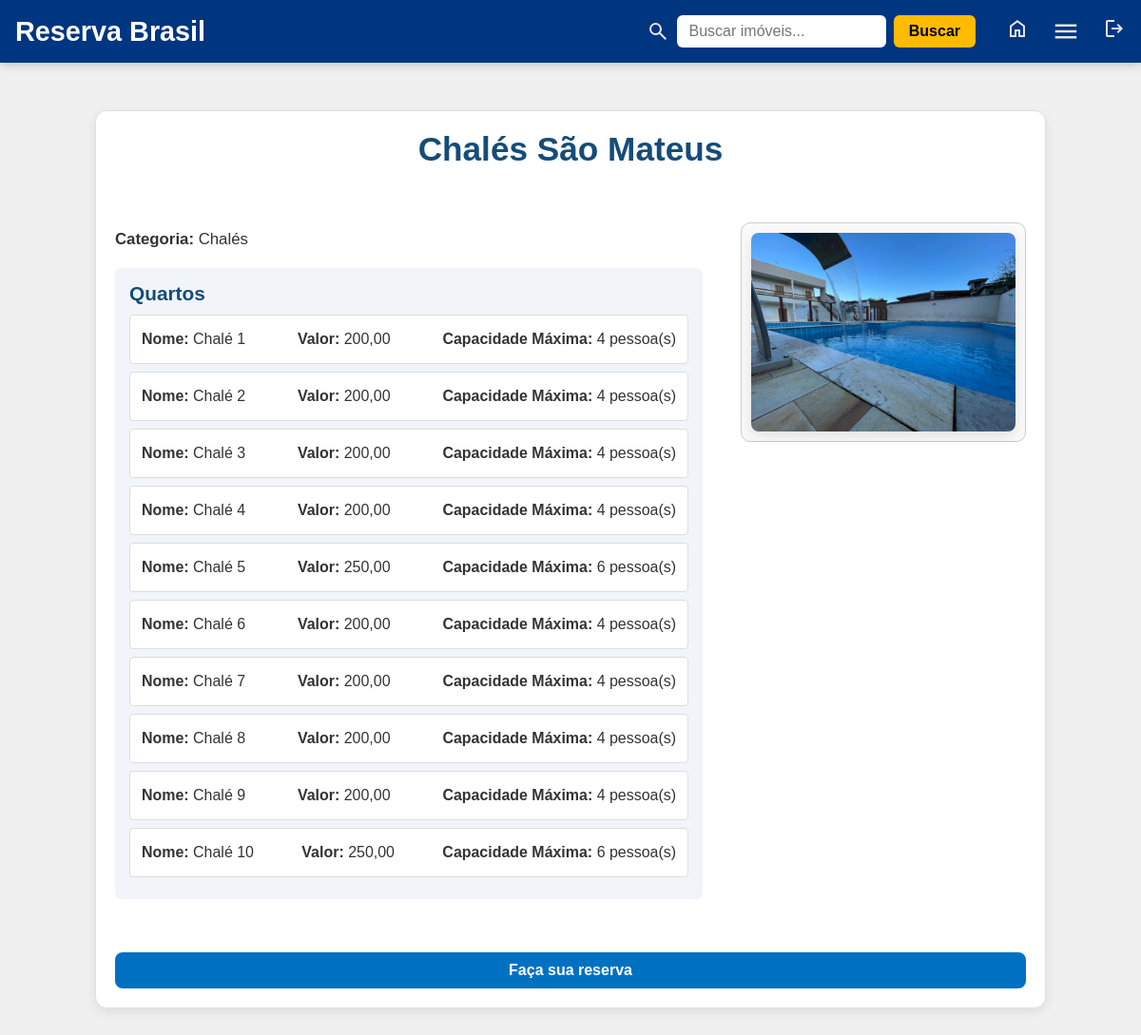
/property/10/ (signed in), run on the app's committed database.
### core/models.py (models this page shows, shortened)
class Property(models.Model):
    owner = models.ForeignKey(
        User,
        on_delete=models.CASCADE,
        null=True,
        blank=True,
        related_name="properties"
    )
    image = models.ImageField(null=True, blank=True)
    name = models.CharField(max_length=200)
    id_property = models.AutoField(primary_key=True)
    price = models.DecimalField(max_digits=10, decimal_places=2, null=True, blank=True)
    rate = models.DecimalField(max_digits=10, decimal_places=2, null=True, blank=True)
    active = models.BooleanField(default=True)
    category = models.ForeignKey(Category, null=True, blank=True, on_delete=models.SET_NULL)
    typeProperty = models.ForeignKey(Type, null=True, blank=True, on_delete=models.SET_NULL)
    description = models.TextField(max_length=800, null=True, blank=True)

class Category(models.Model):
    name = models.CharField(max_length=200)

class Room(models.Model):
    property = models.ForeignKey(Property, on_delete=models.CASCADE, related_name='rooms')
    name = models.CharField(max_length=100)
    beds = models.PositiveIntegerField(default=1)
    price = models.DecimalField(max_digits=10, decimal_places=2)
    numberOfPeople = models.IntegerField(null=True, blank=True)
    description = models.TextField(blank=True, null=True)

### core/views.py (the view)
# urls.py: path('property/<int:property_id>/', propertyDetail, name='propertyDetail'),
def propertyDetail(request, property_id):
    property_obj = get_object_or_404(Property, id_property=property_id)
    return render(request, 'propertyDetail.html', {'property': property_obj})

### core/templates/propertyDetail.html (shortened to what this page needs)
{% load static %}
<!DOCTYPE html>
<html lang="pt-br">
    <head>
        <link rel="stylesheet" href="{% static 'css/propertyDetail.css' %}" />
    </head>
    <body>
        {% include 'base.html' %}
        <div class="property-detail-container">
            <h1 class="property-detail-header">{{ property.name }}</h1>
            <div class="property-detail-main">
                <div class="property-info">
                     {% if property.category %}
                    <p><strong>Categoria:</strong> {{ property.category.name }}</p>
                    {% endif %}  {% if property.rooms.all %}
                    <div class="property-rooms-inline">
                        <h2>Quartos</h2>
                        <ul class="room-list-inline">
                            {% for room in property.rooms.all %}
                            <li class="room-item-inline">
                                <p><strong>Nome:</strong> {{ room.name }}</p>
                                <p><strong>Valor:</strong> {{ room.price }}</p>
                                <p>
                                    <strong>Capacidade Máxima:</strong> {{ room.numberOfPeople }}
                                    pessoa(s)
                                </p>
                            </li>
                            {% endfor %}
                        </ul>
                    </div>
                    {% endif %}
                </div>
                {% if property.image %}
                <div class="property-image-container">
                    <img
                        class="property-image"
                        src="{{ property.image.url }}"
                        alt="{{ property.name }}"
                    />
                </div>
                {% endif %}
            </div>
            <a href="{% url 'homeReservation' %}" class="reservation-link"> Faça sua reserva </a>
        </div>
    </body>
</html>

### core/static/css/propertyDetail.css (style rules this page uses)
body { margin: 0; font-family: 'Segoe UI', Tahoma, Geneva, Verdana, sans-serif; background-color: #f2f2f2; color: #333; }
.property-detail-container { max-width: 1200px; margin: 2rem auto; padding: 2rem; background-color: #ffffff; border-radius: 12px; box-shadow: 0 4px 12px rgba(0, 0, 0, 0.08); display: flex; flex-direction: column; gap: 2rem; border: 1px solid #e0e0e0; }
.property-detail-header { text-align: center; font-size: 2rem; color: #003580; }
.property-detail-main { display: flex; gap: 2rem; flex-wrap: wrap; }
.property-info { flex: 1; min-width: 280px; }
.property-info p { margin: 0.8rem 0; font-size: 1.1rem; }
.property-image-container { flex: 1; display: flex; align-items: center; justify-content: center; min-width: 280px; border-radius: 10px; border: 1px solid #ccc; padding: 10px; background-color: #fafafa; }
.property-image { width: 100%; max-width: 400px; height: auto; object-fit: contain; border-radius: 8px; }
.property-detail-container a { display: flex; align-items: center; justify-content: center; margin-top: 1.5rem; padding: 10px 20px; background-color: #0071c2; color: white; text-decoration: none; border-radius: 8px; font-weight: bold; transition: background-color 0.3s; text-align: center; }
.property-detail-container { max-width: 1000px; margin: 50px auto; padding: 20px; }
.property-detail-header { font-size: 2.2em; color: #154c79; margin-bottom: 25px; }
.property-detail-main { display: flex; gap: 40px; align-items: flex-start; flex-wrap: wrap; }
.property-info { flex: 1 1 350px; }
.property-info p { margin: 8px 0; font-size: 1.05em; }
.property-image-container { flex: 0 0 300px; }
.property-image { width: 100%; border-radius: 8px; box-shadow: 0 5px 15px rgba(0, 0, 0, 0.1); }
.property-rooms-inline { margin-top: 20px; background-color: #f1f5f9; padding: 15px; border-radius: 6px; }
.property-rooms-inline h2 { font-size: 1.3em; margin-bottom: 10px; color: #154c79; }
.room-list-inline { list-style: none; margin: 0; padding: 0; }
.room-item-inline { display: flex; justify-content: space-between; background-color: #fff; border: 1px solid #ddd; border-radius: 4px; padding: 8px 12px; margin-bottom: 8px; font-size: 0.95em; color: #333; }
.reservation-link { display: inline-block; margin-top: 25px; background-color: #007bff; color: #fff; padding: 12px 20px; text-decoration: none; border-radius: 5px; font-weight: bold; transition: background-color 0.3s ease; }

### core/static/css/base.css (style rules this page uses)
* { margin: 0; padding: 0; box-sizing: border-box; }
html, body { width: 100%; font-family: Arial, sans-serif; background-color: #f0f0f0; }

### data on the page
Property: name "Chalés São Mateus", category.name "Chalés", image (picture)
Room: name "Chalé 1", price "200,00", numberOfPeople "4"
Room: name "Chalé 2", price "200,00", numberOfPeople "4"
Room: name "Chalé 3", price "200,00", numberOfPeople "4"
Room: name "Chalé 4", price "200,00", numberOfPeople "4"
Room: name "Chalé 5", price "250,00", numberOfPeople "6"
Room: name "Chalé 6", price "200,00", numberOfPeople "4"
Room: name "Chalé 7", price "200,00", numberOfPeople "4"
Room: name "Chalé 8", price "200,00", numberOfPeople "4"
Room: name "Chalé 9", price "200,00", numberOfPeople "4"
Room: name "Chalé 10", price "250,00", numberOfPeople "6"
